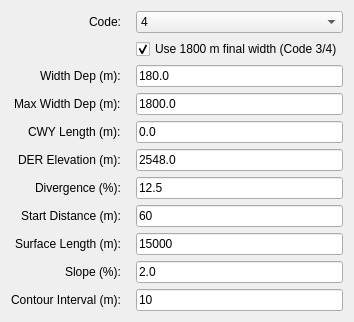
        <widget class="QWidget" name="tab_takeoff">
            <layout class="QFormLayout" name="formLayout_takeoff">
        <property name="fieldGrowthPolicy">
         <enum>QFormLayout::AllNonFixedFieldsGrow</enum>
        </property>
        <property name="labelAlignment">
         <set>Qt::AlignRight|Qt::AlignVCenter</set>
        </property>
        <property name="horizontalSpacing">
         <number>15</number>
        </property>
        <property name="verticalSpacing">
         <number>6</number>
        </property>
      <item row="0" column="0">
          <widget class="QLabel" name="label_code_takeoff">
           <property name="text">
            <string>Code:</string>
           </property>
          </widget>
         </item>
      <item row="0" column="1">
          <widget class="QComboBox" name="spin_code_takeoff">
           <property name="currentIndex">
            <number>3</number>
           </property>
           <item>
            <property name="text">
            <string>1</string>
            </property>
           </item>
           <item>
            <property name="text">
            <string>2</string>
            </property>
           </item>
           <item>
            <property name="text">
            <string>3</string>
            </property>
           </item>
           <item>
            <property name="text">
            <string>4</string>
            </property>
           </item>
          </widget>
         </item>
      <item row="2" column="0">
          <widget class="QLabel" name="label_widthDep_takeoff">
           <property name="text">
            <string>Width Dep (m):</string>
           </property>
          </widget>
         </item>
         <item row="2" column="1">
          <widget class="QLineEdit" name="spin_widthDep_takeoff">
           <property name="text">
            <string>180.0</string>
           </property>
          </widget>
         </item>
      <item row="3" column="0">
          <widget class="QLabel" name="label_maxWidthDep_takeoff">
           <property name="text">
            <string>Max Width Dep (m):</string>
           </property>
          </widget>
         </item>
      <item row="3" column="1">
          <widget class="QLineEdit" name="spin_maxWidthDep_takeoff">
           <property name="text">
            <string>1800.0</string>
           </property>
          </widget>
         </item>
      <item row="4" column="0">
          <widget class="QLabel" name="label_CWYLength_takeoff">
           <property name="text">
            <string>CWY Length (m):</string>
           </property>
          </widget>
         </item>
      <item row="4" column="1">
          <widget class="QLineEdit" name="spin_CWYLength_takeoff">
           <property name="text">
            <string>0.0</string>
           </property>
          </widget>
         </item>
      <item row="5" column="0">
          <widget class="QLabel" name="label_Z0_takeoff">
           <property name="text">
           <string>DER Elevation (m):</string>
           </property>
          </widget>
         </item>
      <item row="5" column="1">
          <widget class="QLineEdit" name="spin_Z0_takeoff">
           <property name="text">
            <string>2548.0</string>
           </property>
          </widget>
         </item>
      <item row="1" column="1">
       <widget class="QCheckBox" name="check_finalWidth1800_takeoff">
        <property name="text">
         <string>Use 1800 m final width (Code 3/4)</string>
        </property>
        <property name="toolTip">
         <string>For Code 3/4: Checked = 1800 m. Unchecked = 1200 m. You can still override the value manually.</string>
        </property>
        <property name="checked">
         <bool>true</bool>
        </property>
       </widget>
      </item>
      <item row="6" column="0">
       <widget class="QLabel" name="label_divergence_takeoff">
        <property name="text">
         <string>Divergence (%):</string>
        </property>
       </widget>
      </item>
      <item row="6" column="1">
       <widget class="QLineEdit" name="spin_divergence_takeoff">
        <property name="text">
         <string>12.5</string>
        </property>
       </widget>
      </item>
      <item row="7" column="0">
       <widget class="QLabel" name="label_startDistance_takeoff">
        <property name="text">
         <string>Start Distance (m):</string>
        </property>
       </widget>
      </item>
      <item row="7" column="1">
       <widget class="QLineEdit" name="spin_startDistance_takeoff">
        <property name="text">
         <string>60</string>
        </property>
       </widget>
      </item>
      <item row="8" column="0">
       <widget class="QLabel" name="label_surfaceLength_takeoff">
        <property name="text">
         <string>Surface Length (m):</string>
        </property>
       </widget>
      </item>
      <item row="8" column="1">
       <widget class="QLineEdit" name="spin_surfaceLength_takeoff">
        <property name="text">
         <string>15000</string>
        </property>
       </widget>
      </item>
      <item row="9" column="0">
       <widget class="QLabel" name="label_slope_takeoff">
        <property name="text">
         <string>Slope (%):</string>
        </property>
       </widget>
      </item>
      <item row="9" column="1">
       <widget class="QLineEdit" name="spin_slope_takeoff">
        <property name="text">
         <string>2.0</string>
        </property>
       </widget>
      </item>
      <item row="10" column="0">
       <widget class="QLabel" name="label_contour_interval_takeoff">
        <property name="text">
         <string>Contour Interval (m):</string>
        </property>
       </widget>
      </item>
      <item row="10" column="1">
       <widget class="QLineEdit" name="spin_contour_interval_takeoff">
        <property name="text">
         <string>10</string>
        </property>
        <property name="toolTip">
         <string>Elevation interval for contour lines in metres. Set to 0 to disable.</string>
        </property>
       </widget>
      </item>
         </layout>
        </widget>
